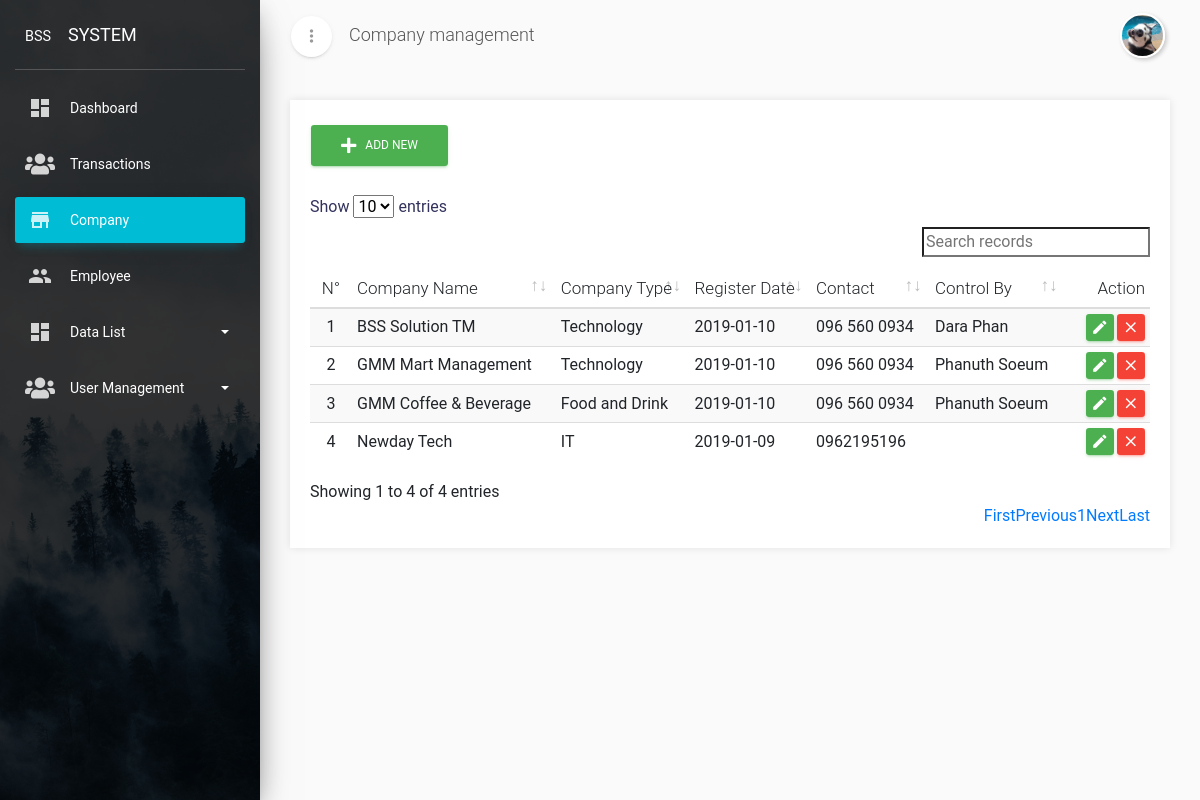
Page /companies/index.php (signed in) on the committed database.
### tables this page shows
CREATE TABLE `tbl_main_menu` (
  `mm_id` int(11) NOT NULL,
  `mm_name` char(50) NOT NULL,
  `mm_icon` char(50) NOT NULL,
  `mm_directory` char(50) NOT NULL,
  `mm_index_order` tinyint(4) NOT NULL
);

CREATE TABLE `tbl_company` (
  `co_id` int(11) NOT NULL,
  `co_name` varchar(255) NOT NULL,
  `co_type` varchar(255) NOT NULL,
  `co_tax_type` varchar(255) NOT NULL,
  `co_vat_no` varchar(11) DEFAULT NULL,
  `co_phone` varchar(255) NOT NULL,
  `co_email` varchar(255) NOT NULL,
  `co_address` varchar(255) NOT NULL,
  `co_register_date` date NOT NULL,
  `co_em_id` int(11) NOT NULL,
  `co_description` text NOT NULL,
  `co_status` int(11) NOT NULL,
  `created_date` timestamp NOT NULL DEFAULT CURRENT_TIMESTAMP,
  `updated_date` timestamp NOT NULL DEFAULT '0000-00-00 00:00:00' ON UPDATE CURRENT_TIMESTAMP
);

CREATE TABLE `tbl_employee` (
  `em_id` int(11) NOT NULL,
  `em_name` varchar(255) NOT NULL,
  `em_gender` char(6) NOT NULL,
  `em_phone` varchar(255) NOT NULL,
  `em_email` varchar(255) NOT NULL,
  `em_position` varchar(255) NOT NULL,
  `em_join_date` date NOT NULL,
  `em_status` int(11) NOT NULL,
  `em_description` text NOT NULL,
  `created_by` int(11) NOT NULL,
  `updated_by` int(11) NOT NULL,
  `created_at` timestamp NOT NULL DEFAULT CURRENT_TIMESTAMP,
  `updated_at` timestamp NOT NULL DEFAULT '0000-00-00 00:00:00' ON UPDATE CURRENT_TIMESTAMP
);

### companies/index.php (the view, shortened to what this page needs)
<?php
	include('../config/key.php');
	$m = 'Company';
	include('../layout/header.php');
	if (@$_GET['action']=='add') {
		$employees = '';
		$query = $db->query("SELECT em_name,em_id FROM tbl_employee ORDER BY em_name");
		while ($row = mysqli_fetch_object($query)) {
			$employees .= '<option value="'.$row->em_id.'">'.$row->em_name.'</option>';
		}
		include('create.php');
	}else{
		$query = $db->query("SELECT tbl_company.*,tbl_employee.em_name FROM tbl_company LEFT JOIN tbl_employee ON tbl_company.co_em_id=tbl_employee.em_id ORDER BY tbl_company.co_id");
		if ($query->num_rows > 0) {
			$tbody ='';
			$i =1;
			while ($company = $query->fetch_object()) {
				$tbody .='<tr>
					<td class="text-center">'.$i.'</td>
					<td>'.$company->co_name.'</td>
					<td>'.$company->co_type.'</td>
					<td>'.$company->co_register_date.'</td>
					<td>'.$company->co_phone.'</td>
					<td>'.$company->em_name.'</td>
					<td class="td-actions text-right">
						<a href="?action=edit&id='.$company->co_id.'" rel="tooltip" class="btn btn-success" data-placement="left" data-original-title="Edit info">
								<i class="material-icons">edit</i>
						</a>
						<button type="button" onclick="getId('.$company->co_id.')" data-toggle="modal" data-target="#deleteModal" class="btn btn-danger" title="Delete">
							<i class="material-icons">close</i>
						</button>
					</td>
				</tr>';
				$i++;
			}
		}
		include('show.php');
	}
	include('../layout/footer.php');
?>

### layout/sidenav.php (shortened to what this page needs)
<div class="sidebar" data-color="azure" data-background-color="black" data-image="<?=@BASE?>dist/img/sidenav4.jpg">
	<div class="logo">
		<a href="<?=@BASE?>" class="simple-text logo-mini">
			<small>BSS</small>
		</a>
		<a href="<?=@BASE?>	" class="simple-text logo-normal">
			SYSTEM
		</a>
	</div>
	<div class="sidebar-wrapper">
		<ul class="nav">
	    <?php
	        $v_get_menu = $db->query("SELECT A.*,COUNT(A.mm_id) AS sum_left_menu,
	        	(SELECT COUNT(*) FROM tbl_left_menu WHERE lm_main_menu=A.mm_id) as count_left_menu_exist
	        	FROM tbl_main_menu AS A
	            INNER JOIN tbl_left_menu AS B ON B.lm_main_menu=A.mm_id
	            INNER JOIN tbl_permission AS C ON C.p_module=B.lm_id
	            INNER JOIN users AS E ON E.u_role_id=C.p_position
	            WHERE E.id=".UID."
	            AND C.p_view='1'
	            GROUP BY A.mm_id
	            ORDER BY mm_index_order ASC");
	        while ($row_menu = mysqli_fetch_object($v_get_menu)) {
	            if($row_menu->sum_left_menu>1 OR $row_menu->count_left_menu_exist>1){
	            	echo '<li class="nav-item ">
												<a class="nav-link" data-toggle="collapse" href="#drop-'.$row_menu->mm_id.'">
													'.$row_menu->mm_icon.'
													<p>'.$row_menu->mm_name.'
														<b class="caret"></b>
													</p>
												</a>
												<div class="collapse '.((@$m==$row_menu->mm_name)?('show'):('')).'" id="drop-'.$row_menu->mm_id.'">
													<ul class="nav">';
								echo '</ul>
								</div>
							</li>';
	            }else{
		            echo '<li class="nav-item '.(($m==$row_menu->mm_name)?('active'):('')).'">
												<a class="nav-link" href="'.@BASE.$row_menu->mm_directory.'">
													'.$row_menu->mm_icon.'
													<p>'.$row_menu->mm_name.'</p>
												</a>
											</li>';
	            }
	        }
    	?>
		</ul>
	</div>
</div>

### rows in the picture
tbl_main_menu: mm_name "Dashboard"
tbl_main_menu: mm_name "Transactions"
tbl_main_menu: mm_name "Company"
tbl_main_menu: mm_name "Employee"
tbl_main_menu: mm_name "Data List"
tbl_main_menu: mm_name "User Management"
tbl_company: co_name "BSS Solution TM", co_type "Technology", co_register_date "2019-01-10", co_phone "096 560 0934", tbl_employee.em_name "Dara Phan"
tbl_company: co_name "GMM Mart Management", co_type "Technology", co_register_date "2019-01-10", co_phone "096 560 0934", tbl_employee.em_name "Phanuth Soeum"
tbl_company: co_name "GMM Coffee & Beverage", co_type "Food and Drink", co_register_date "2019-01-10", co_phone "096 560 0934", tbl_employee.em_name "Phanuth Soeum"
tbl_company: co_name "Newday Tech", co_type "IT", co_register_date "2019-01-09", co_phone "0962195196"
